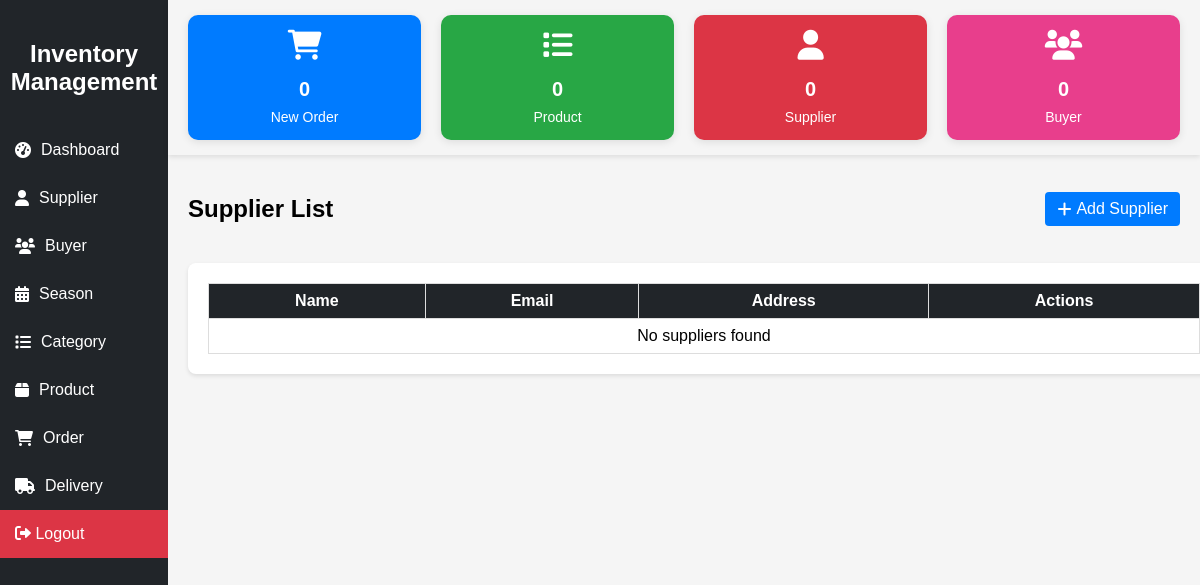
Page /accounts/supplier/list/ (signed in) on the earlier database version.
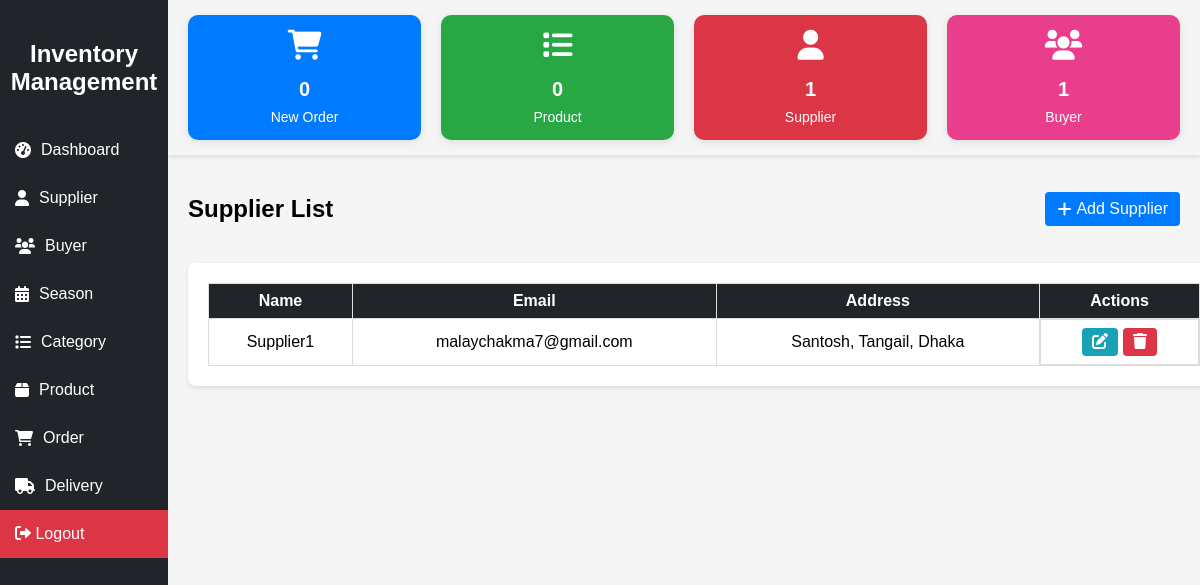
Same page on the later database version.
### accounts/models.py (models this page shows, shortened)
class Supplier(models.Model):
    full_name=models.CharField(max_length=100)
    address = models.TextField()
    email = models.EmailField(unique=True)
    username = models.CharField(max_length=100,unique=True)
    password =models.CharField(max_length=128) #store hashed password
    last_login = models.DateTimeField(null=True, blank=True)
    date_joined = models.DateTimeField(auto_now_add=True)

### accounts/views.py (the view)
# urls.py: path('<str:user_type>/list/', views.user_list, name='user_list'),
@login_required(login_url='admin-login')
def user_list(request, user_type):
    if user_type == 'buyer':
        users = Buyer.objects.all()
        title = "Buyer List"
    elif user_type == 'supplier':
        users = Supplier.objects.all()
        title = "Supplier List"
    else:
        messages.error(request, "Invalid user type!")
        return redirect('admin_dashboard')  # fallback
    return render(request, 'accounts/user_list.html', {
        'users': users,
        'user_type': user_type,
        'title': title,
    })

### accounts/context_processors.py (called while the page is built)
def admin_stats(request):
    order_count = Order.objects.filter(status='pending').count()
    buyer_count = Buyer.objects.count()
    supplier_count = Supplier.objects.count()
    product_count = Product.objects.count()
    return {
        'order_count': order_count,
        'buyer_count': buyer_count,
        'supplier_count': supplier_count,
        'product_count': product_count,
    }

### accounts/templates/accounts/user_list.html (shortened to what this page needs)
{% extends 'accounts/admin_base.html' %}
{% block content %}
<div class="header" style="display: flex; justify-content: space-between; align-items: center; margin-bottom: 20px;">
    <h2>{{ title }}</h2>
    <a href="{% url 'add_user' user_type %}"
       style="background: #007bff; color: white; padding: 8px 12px; border-radius: 4px; text-decoration: none; display: inline-flex; align-items: center; gap: 5px;">
        <i class="fas fa-plus"></i> Add {{ user_type|capfirst }}
    </a>
</div>
<div class="orders-table" style="background: white; border-radius: 8px; box-shadow: 0 2px 4px rgba(0,0,0,0.1); padding: 20px;">
    <table style="width: 100%; border-collapse: collapse;">
        <thead>
            <tr>
                <th style="background: #212529; color: white;">Name</th>
                <th style="background: #212529; color: white;">Email</th>
                <th style="background: #212529; color: white;">Address</th>
                <th style="background: #212529; color: white;">Actions</th>
            </tr>
        </thead>
        <tbody>
            {% for user in users %}
            <tr>
                <td>{{ user.full_name }}</td>
                <td>{{ user.email }}</td>
                <td>{{ user.address|truncatechars:30 }}</td>
                <td style="display: flex; gap: 5px; justify-content: center;">
                    <a href="{% url 'edit_user' user_type user.id %}"
                       style="background: #17a2b8; color: white; padding: 5px 10px; border-radius: 4px; text-decoration: none;">
                        <i class="fas fa-edit"></i>
                    </a>
                    <a href="{% url 'delete_user' user_type user.id %}"
                       style="background: #dc3545; color: white; padding: 5px 10px; border-radius: 4px; text-decoration: none;">
                        <i class="fas fa-trash"></i>
                    </a>
                </td>
            </tr>
            {% empty %}
            <tr>
                <td colspan="4" style="text-align: center;">No {{ user_type }}s found</td>
            </tr>
            {% endfor %}
        </tbody>
    </table>
</div>
{% endblock %}

### accounts/templates/accounts/admin_base.html (shortened to what this page needs)
{% load static %}
<!DOCTYPE html>
<html lang="en">
<head>
    <link rel="stylesheet" href="https://cdnjs.cloudflare.com/ajax/libs/font-awesome/6.0.0/css/all.min.css">
</head>
<body>
    <div class="sidebar">
        <h2>Inventory Management</h2>
        <a href="{% url 'admin_dashboard' %}"><i class="fas fa-tachometer-alt"></i> Dashboard</a>
        <a href="{% url 'user_list' 'supplier' %}"><i class="fas fa-user"></i> Supplier</a>
        <a href="{% url 'user_list' 'buyer' %}"><i class="fas fa-users"></i> Buyer</a>
        <a href="{% url 'grouped_product_list' 'season' %}"><i class="fas fa-calendar-alt"></i> Season</a>
        <a href="{% url 'grouped_product_list' 'category' %}"><i class="fas fa-list"></i> Category</a>
        <a href="{% url 'product_list' %}"><i class="fas fa-box"></i> Product</a>
        <a href="{% url 'admin_order_list' %}"><i class="fas fa-shopping-cart"></i> Order</a>
        <a href="#"><i class="fas fa-truck"></i> Delivery</a>
        <form method="post" action="{% url 'logout' %}">
            <button type="submit" class="logout-btn"><i class="fas fa-sign-out-alt"></i> Logout</button>
        </form>
    </div>
    <div class="right-section">
        <div class="fixed-cards">
            <div class="cards">
                <div class="card" style="background: #007bff;">
                    <i class="fas fa-shopping-cart fa-2x"></i>
                    <h3>{{order_count}}</h3>
                    <p>New Order</p>
                </div>
                <div class="card" style="background: #28a745;">
                    <i class="fas fa-list fa-2x"></i>
                    <h3>{{product_count}}</h3>
                    <p>Product</p>
                </div>
                <div class="card" style="background: #dc3545;">
                    <i class="fas fa-user fa-2x"></i>
                    <h3>{{supplier_count}}</h3>
                    <p>Supplier</p>
                </div>
                <div class="card" style="background: #e83e8c;">
                    <i class="fas fa-users fa-2x"></i>
                    <h3>{{buyer_count}}</h3>
                    <p>Buyer</p>
                </div>
            </div>
        </div>
        <div class="main-content">
            {% block content %}
            {% endblock %}
        </div>
    </div>
</body>
</html>

### accounts/templates/accounts/admin_base.html (style rules this page uses)
body { margin: 0; font-family: 'Arial', sans-serif; background: #f5f5f5; height: 100vh; display: flex; }
.sidebar { width: 14%; background: #212529; color: white; padding-top: 20px; display: flex; flex-direction: column; }
.sidebar h2 { text-align: center; margin-bottom: 30px; }
.sidebar a { display: flex; align-items: center; gap: 10px; color: white; padding: 15px; text-decoration: none; font-size: 16px; }
.logout-btn { width: 100%; border: none; background: #dc3545; color: white; padding: 15px; font-size: 16px; text-align: left; cursor: pointer; margin-top: auto; }
.right-section { width: 86%; display: flex; flex-direction: column; height: 100%; }
.fixed-cards { padding: 15px 20px; background: #f5f5f5; box-shadow: 0 2px 5px rgba(0, 0, 0, 0.1); flex-shrink: 0; }
.cards { display: flex; gap: 20px; flex-wrap: wrap; }
.card { flex: 1; min-width: 180px; max-width: 220px; background: white; padding: 15px; border-radius: 10px; text-align: center; box-shadow: 0 2px 8px rgba(0, 0, 0, 0.1); color: white; transition: transform 0.3s ease; }
.card i { font-size: 30px; margin-bottom: 10px; }
.card h3 { margin: 8px 0; font-size: 20px; }
.card p { margin: 0; font-size: 14px; }
.main-content { flex-grow: 1; overflow-y: auto; padding: 20px; box-sizing: border-box; }
.orders-table { background: white; width: 100%; border-radius: 8px; box-shadow: 0 0 10px rgba(0, 0, 0, 0.1); }
table { width: 100%; border-collapse: collapse; }
table, th, td { border: 1px solid #ddd; }
th, td { padding: 8px; text-align: center; }
th { background: #212529; color: white; }

Differences in the rows shown:
added Supplier: full_name "Supplier1", email "malaychakma7@gmail.com", address "Santosh, Tangail, Dhaka"
Other differences:
{{ supplier_count }}: "0" → "1"
{{ buyer_count }}: "0" → "1"
{{ user_type }}: "supplier" → (not shown)
text no longer shown: "No s found"
